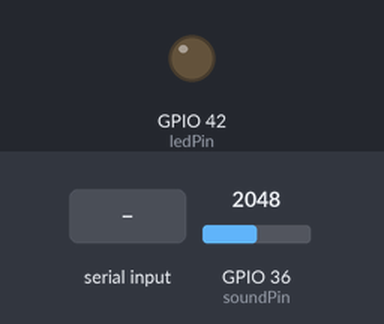
A sketch run on a simulated ESP32. Shown: output pins drawn as LEDs (lit = HIGH). Inputs (shaded band) come from the test bench; at power-on: GPIO 36 (soundPin) = 2048. WiFi joins after 1.5 s; servers stay silent unless stated; storage starts empty; what the sketch prints to the serial monitor is not drawn.

Above: at 2.7 s.
2.8 s: "90,45\n" received over the second serial link
At 14.0 s:
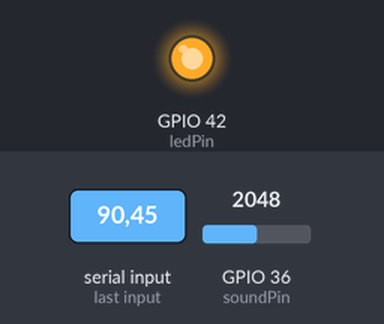
Timing chart, 0 to 15.5 s (numbered marks = the images above; inputs shaded):
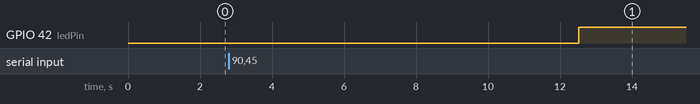

The sketch:

alerts.ino
```cpp
#include <WiFi.h>
#include <ESP_Mail_Client.h>
#include <FS.h>
#include <SD.h>
#include <SPI.h>

// WiFi Credentials
#define WIFI_SSID "Reno10"
#define WIFI_PASSWORD "24nithi24"

// SMTP Configuration
#define SMTP_HOST "smtp.gmail.com"
#define SMTP_PORT 465
#define AUTHOR_EMAIL "esp32snpn@gmail.com"
#define AUTHOR_PASSWORD "twnx etps zhbz bnnd"
#define RECIPIENT_EMAIL "nithyashree242003@gmail.com"
#include <SoftwareSerial.h>

String answ;

SoftwareSerial mySerial(11, 10);
// Sound Sensor and SD Card Pins
int senpin=A0;
const int ledPin = 42;    // Change as per your setup
const int soundPin = A0;  // Sound sensor pin
int threshold = 5000; // Threshold for noise detection
const int CS_PIN = 7;     // CS pin for the SD card module, change as per your setup


SMTPSession smtp;
Session_Config config;
SMTP_Message message;

File file;

void smtpCallback(SMTP_Status status) {
  if (status.success()) {
    Serial.println("Email sent successfully");
  } else {
    Serial.printf("Error sending Email, %s\n", status.info());
  }
}

void setup() {
  Serial.begin(115200);
  mySerial.begin(9600);
  pinMode(ledPin, OUTPUT);
  pinMode(soundPin, INPUT);
  WiFi.begin(WIFI_SSID, WIFI_PASSWORD);
  Serial.print("Connecting to WiFi");
  while (WiFi.status() != WL_CONNECTED) {
    delay(500);
    Serial.print(".");
  }
  Serial.println("Connected to WiFi");

  if (!SD.begin(CS_PIN)) {
    Serial.println("Card Mount Failed");
    return;
  }
  Serial.println("SD Card initialized.");

  smtp.debug(1);
  smtp.callback(smtpCallback);

  config.server.host_name = SMTP_HOST;
  config.server.port = SMTP_PORT;
  config.login.email = AUTHOR_EMAIL;
  config.login.password = AUTHOR_PASSWORD;
}

void loop() {
  if(mySerial.available()!=0){
    answ=Serial.readStringUntil('\n');
    threshold=answ.toInt();
  }


  int soundLevel = analogRead(soundPin);
  Serial.println(soundLevel);
  delay(5000);
  mySerial.println(soundLevel);
  if (soundLevel >= threshold) {
    digitalWrite(ledPin, HIGH);
    logEvent("Noise Detected");
    sendEmail("Alert! Noise Detected");
    delay(10000); // Prevents multiple emails in a short time
  } else {
    digitalWrite(ledPin, LOW);
  }
}

void logEvent(const char *event) {
  file = SD.open("/log.txt", FILE_APPEND);
  if (file) {
    String logEntry = getTimeStamp() + " - " + event;
    file.println(logEntry);
    file.close();
    Serial.println(logEntry);
  } else {
    Serial.println("Failed to open file for appending");
  }
}

String getTimeStamp() {
  // Get current time in milliseconds
  unsigned long currentTime = millis();

  // Convert milliseconds to seconds
  unsigned long seconds = currentTime / 1000;

  // Calculate hours, minutes, and seconds
  unsigned long hours = (seconds / 3600) % 24; // 24-hour format
  unsigned long minutes = (seconds % 3600) / 60;
  unsigned long secondsPart = seconds % 60;

  // Convert to a formatted timestamp
  char timestamp[20];
  sprintf(timestamp, "%02lu:%02lu:%02lu", hours, minutes, secondsPart);

  return String(timestamp);
}

void sendEmail(const char *messageBody) {
  SMTP_Message message;
  message.sender.name = "Your Name";
  message.sender.email = AUTHOR_EMAIL;
  message.subject = "ESP32 Noise Alert";
  message.addRecipient("Recipient Name", RECIPIENT_EMAIL);

  String textMsg = messageBody;
  message.text.content = textMsg.c_str();

  if (!smtp.connect(&config)) {
    Serial.println("SMTP Connection error");
    return;
  }

  if (!MailClient.sendMail(&smtp, &message, true)) {
    Serial.println("Error sending Email");
  }
}
```

Measured:
- after the input at 2.8 s, GPIO 42 (ledPin): LOW → HIGH after 9.7 s
